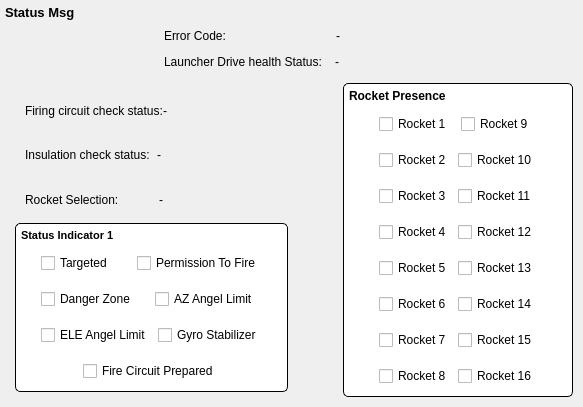
         <widget class="QFrame" name="B2500_Status_Msg">
          <property name="styleSheet">
           <string notr="true">#B2500_Status_Msg { 
border: 2px solid black; 
border-radius: 5px; 
background-color: white; 
}</string>
          </property>
          <layout class="QGridLayout" name="gridLayout_2">
           <property name="leftMargin">
            <number>5</number>
           </property>
           <property name="topMargin">
            <number>5</number>
           </property>
           <property name="rightMargin">
            <number>5</number>
           </property>
           <property name="bottomMargin">
            <number>5</number>
           </property>
           <item row="1" column="0">
            <layout class="QHBoxLayout" name="horizontalLayout_12">
             <property name="leftMargin">
              <number>5</number>
             </property>
             <property name="topMargin">
              <number>0</number>
             </property>
             <property name="rightMargin">
              <number>5</number>
             </property>
             <property name="bottomMargin">
              <number>0</number>
             </property>
             <item>
              <spacer name="horizontalSpacer">
               <property name="orientation">
                <enum>Qt::Horizontal</enum>
               </property>
               <property name="sizeHint" stdset="0">
                <size>
                 <width>40</width>
                 <height>20</height>
                </size>
               </property>
              </spacer>
             </item>
             <item>
              <widget class="QLabel" name="label_18">
               <property name="text">
                <string>Error Code:                               </string>
               </property>
              </widget>
             </item>
             <item>
              <widget class="QLabel" name="label_19">
               <property name="text">
                <string>-                        </string>
               </property>
              </widget>
             </item>
             <item>
              <spacer name="horizontalSpacer_2">
               <property name="orientation">
                <enum>Qt::Horizontal</enum>
               </property>
               <property name="sizeHint" stdset="0">
                <size>
                 <width>40</width>
                 <height>20</height>
                </size>
               </property>
              </spacer>
             </item>
            </layout>
           </item>
           <item row="2" column="0">
            <layout class="QHBoxLayout" name="horizontalLayout_13">
             <property name="leftMargin">
              <number>5</number>
             </property>
             <property name="topMargin">
              <number>0</number>
             </property>
             <property name="rightMargin">
              <number>5</number>
             </property>
             <property name="bottomMargin">
              <number>0</number>
             </property>
             <item>
              <spacer name="horizontalSpacer_3">
               <property name="orientation">
                <enum>Qt::Horizontal</enum>
               </property>
               <property name="sizeHint" stdset="0">
                <size>
                 <width>40</width>
                 <height>20</height>
                </size>
               </property>
              </spacer>
             </item>
             <item>
              <widget class="QLabel" name="label_20">
               <property name="text">
                <string>Launcher Drive health Status:  </string>
               </property>
              </widget>
             </item>
             <item>
              <widget class="QLabel" name="label_21">
               <property name="text">
                <string>-                        </string>
               </property>
              </widget>
             </item>
             <item>
              <spacer name="horizontalSpacer_4">
               <property name="orientation">
                <enum>Qt::Horizontal</enum>
               </property>
               <property name="sizeHint" stdset="0">
                <size>
                 <width>40</width>
                 <height>20</height>
                </size>
               </property>
              </spacer>
             </item>
            </layout>
           </item>
           <item row="0" column="0">
            <widget class="QLabel" name="label_17">
             <property name="font">
              <font>
               <pointsize>10</pointsize>
               <weight>75</weight>
               <bold>true</bold>
              </font>
             </property>
             <property name="text">
              <string>Status Msg</string>
             </property>
            </widget>
           </item>
           <item row="3" column="0">
            <layout class="QHBoxLayout" name="horizontalLayout_14">
             <property name="spacing">
              <number>50</number>
             </property>
             <property name="leftMargin">
              <number>5</number>
             </property>
             <property name="topMargin">
              <number>5</number>
             </property>
             <property name="rightMargin">
              <number>5</number>
             </property>
             <property name="bottomMargin">
              <number>5</number>
             </property>
             <item>
              <layout class="QVBoxLayout" name="verticalLayout_16">
               <property name="spacing">
                <number>1</number>
               </property>
               <property name="leftMargin">
                <number>5</number>
               </property>
               <property name="topMargin">
                <number>5</number>
               </property>
               <property name="rightMargin">
                <number>5</number>
               </property>
               <property name="bottomMargin">
                <number>5</number>
               </property>
               <item>
                <layout class="QVBoxLayout" name="verticalLayout_17">
                 <property name="spacing">
                  <number>0</number>
                 </property>
                 <property name="leftMargin">
                  <number>5</number>
                 </property>
                 <property name="topMargin">
                  <number>0</number>
                 </property>
                 <property name="rightMargin">
                  <number>5</number>
                 </property>
                 <property name="bottomMargin">
                  <number>0</number>
                 </property>
                 <item>
                  <layout class="QHBoxLayout" name="horizontalLayout_26">
                   <property name="leftMargin">
                    <number>5</number>
                   </property>
                   <property name="topMargin">
                    <number>0</number>
                   </property>
                   <property name="rightMargin">
                    <number>5</number>
                   </property>
                   <property name="bottomMargin">
                    <number>0</number>
                   </property>
                   <item>
                    <widget class="QLabel" name="label_24">
                     <property name="text">
                      <string>Firing circuit check status:</string>
                     </property>
                    </widget>
                   </item>
                   <item>
                    <widget class="QLabel" name="label_23">
                     <property name="text">
                      <string>-</string>
                     </property>
                    </widget>
                   </item>
                  </layout>
                 </item>
                 <item>
                  <layout class="QHBoxLayout" name="horizontalLayout_25">
                   <property name="leftMargin">
                    <number>5</number>
                   </property>
                   <property name="topMargin">
                    <number>0</number>
                   </property>
                   <property name="rightMargin">
                    <number>5</number>
                   </property>
                   <property name="bottomMargin">
                    <number>0</number>
                   </property>
                   <item>
                    <widget class="QLabel" name="label_26">
                     <property name="text">
                      <string>Insulation check status:  </string>
                     </property>
                    </widget>
                   </item>
                   <item>
                    <widget class="QLabel" name="label_25">
                     <property name="text">
                      <string>-</string>
                     </property>
                    </widget>
                   </item>
                  </layout>
                 </item>
                 <item>
                  <layout class="QHBoxLayout" name="horizontalLayout_24">
                   <property name="leftMargin">
                    <number>5</number>
                   </property>
                   <property name="topMargin">
                    <number>0</number>
                   </property>
                   <property name="rightMargin">
                    <number>5</number>
                   </property>
                   <property name="bottomMargin">
                    <number>0</number>
                   </property>
                   <item>
                    <widget class="QLabel" name="label_28">
                     <property name="text">
                      <string>Rocket Selection:            </string>
                     </property>
                    </widget>
                   </item>
                   <item>
                    <widget class="QLabel" name="label_27">
                     <property name="text">
                      <string>-</string>
                     </property>
                    </widget>
                   </item>
                  </layout>
                 </item>
                </layout>
               </item>
               <item>
                <widget class="QFrame" name="B2500_Status_Indicator_1">
                 <property name="styleSheet">
                  <string notr="true">#B2500_Status_Indicator_1 {
 border: 1px solid black; 
border-radius: 5px; 
background-color: white; }</string>
                 </property>
                 <layout class="QVBoxLayout" name="verticalLayout_7">
                  <property name="leftMargin">
                   <number>5</number>
                  </property>
                  <property name="topMargin">
                   <number>5</number>
                  </property>
                  <property name="rightMargin">
                   <number>5</number>
                  </property>
                  <property name="bottomMargin">
                   <number>5</number>
                  </property>
                  <item>
                   <widget class="QLabel" name="label_29">
                    <property name="font">
                     <font>
                      <pointsize>8</pointsize>
                      <weight>75</weight>
                      <bold>true</bold>
                     </font>
                    </property>
                    <property name="text">
                     <string>Status Indicator 1</string>
                    </property>
                   </widget>
                  </item>
                  <item>
                   <layout class="QHBoxLayout" name="horizontalLayout_27">
                    <property name="leftMargin">
                     <number>20</number>
                    </property>
                    <property name="topMargin">
                     <number>5</number>
                    </property>
                    <property name="rightMargin">
                     <number>20</number>
                    </property>
                    <property name="bottomMargin">
                     <number>5</number>
                    </property>
                    <item>
                     <widget class="QCheckBox" name="checkBox_18">
                      <property name="text">
                       <string>Targeted</string>
                      </property>
                     </widget>
                    </item>
                    <item>
                     <widget class="QCheckBox" name="checkBox_17">
                      <property name="text">
                       <string>Permission To Fire</string>
                      </property>
                     </widget>
                    </item>
                   </layout>
                  </item>
                  <item>
                   <layout class="QHBoxLayout" name="horizontalLayout_28">
                    <property name="leftMargin">
                     <number>20</number>
                    </property>
                    <property name="topMargin">
                     <number>5</number>
                    </property>
                    <property name="rightMargin">
                     <number>20</number>
                    </property>
                    <property name="bottomMargin">
                     <number>5</number>
                    </property>
                    <item>
                     <widget class="QCheckBox" name="checkBox_20">
                      <property name="text">
                       <string>Danger Zone</string>
                      </property>
                     </widget>
                    </item>
                    <item>
                     <widget class="QCheckBox" name="checkBox_19">
                      <property name="text">
                       <string>AZ Angel Limit</string>
                      </property>
                     </widget>
                    </item>
                   </layout>
                  </item>
                  <item>
                   <layout class="QHBoxLayout" name="horizontalLayout_29">
                    <property name="leftMargin">
                     <number>20</number>
                    </property>
                    <property name="topMargin">
                     <number>5</number>
                    </property>
                    <property name="rightMargin">
                     <number>20</number>
                    </property>
                    <property name="bottomMargin">
                     <number>5</number>
                    </property>
                    <item>
                     <widget class="QCheckBox" name="checkBox_22">
                      <property name="text">
                       <string>ELE Angel Limit</string>
                      </property>
                     </widget>
                    </item>
                    <item>
                     <widget class="QCheckBox" name="checkBox_21">
                      <property name="text">
                       <string>Gyro Stabilizer</string>
                      </property>
                     </widget>
                    </item>
                   </layout>
                  </item>
                  <item>
                   <layout class="QHBoxLayout" name="horizontalLayout_30">
                    <property name="leftMargin">
                     <number>5</number>
                    </property>
                    <property name="topMargin">
                     <number>5</number>
                    </property>
                    <property name="rightMargin">
                     <number>5</number>
                    </property>
                    <property name="bottomMargin">
                     <number>5</number>
                    </property>
                    <item alignment="Qt::AlignHCenter">
                     <widget class="QCheckBox" name="checkBox_23">
                      <property name="text">
                       <string>Fire Circuit Prepared</string>
                      </property>
                     </widget>
                    </item>
                   </layout>
                  </item>
                 </layout>
                </widget>
               </item>
              </layout>
             </item>
             <item>
              <widget class="QFrame" name="B2500_Rocket_Presence">
               <property name="styleSheet">
                <string notr="true">#B2500_Rocket_Presence { 
border: 1px solid black; 
border-radius: 5px; 
background-color: white; 
}</string>
               </property>
               <layout class="QVBoxLayout" name="verticalLayout_15">
                <property name="leftMargin">
                 <number>5</number>
                </property>
                <property name="topMargin">
                 <number>5</number>
                </property>
                <property name="rightMargin">
                 <number>5</number>
                </property>
                <property name="bottomMargin">
                 <number>5</number>
                </property>
                <item>
                 <widget class="QLabel" name="label_22">
                  <property name="font">
                   <font>
                    <weight>75</weight>
                    <bold>true</bold>
                   </font>
                  </property>
                  <property name="text">
                   <string>Rocket Presence</string>
                  </property>
                 </widget>
                </item>
                <item>
                 <layout class="QHBoxLayout" name="horizontalLayout_15">
                  <property name="leftMargin">
                   <number>30</number>
                  </property>
                  <property name="topMargin">
                   <number>5</number>
                  </property>
                  <property name="rightMargin">
                   <number>30</number>
                  </property>
                  <property name="bottomMargin">
                   <number>5</number>
                  </property>
                  <item>
                   <widget class="QCheckBox" name="checkBox">
                    <property name="text">
                     <string>Rocket 1</string>
                    </property>
                   </widget>
                  </item>
                  <item>
                   <widget class="QCheckBox" name="checkBox_2">
                    <property name="text">
                     <string>Rocket 9</string>
                    </property>
                   </widget>
                  </item>
                 </layout>
                </item>
                <item>
                 <layout class="QHBoxLayout" name="horizontalLayout_16">
                  <property name="leftMargin">
                   <number>30</number>
                  </property>
                  <property name="topMargin">
                   <number>5</number>
                  </property>
                  <property name="rightMargin">
                   <number>30</number>
                  </property>
                  <property name="bottomMargin">
                   <number>5</number>
                  </property>
                  <item>
                   <widget class="QCheckBox" name="checkBox_4">
                    <property name="text">
                     <string>Rocket 2</string>
                    </property>
                   </widget>
                  </item>
                  <item>
                   <widget class="QCheckBox" name="checkBox_3">
                    <property name="text">
                     <string>Rocket 10</string>
                    </property>
                   </widget>
                  </item>
                 </layout>
                </item>
                <item>
                 <layout class="QHBoxLayout" name="horizontalLayout_17">
                  <property name="leftMargin">
                   <number>30</number>
                  </property>
                  <property name="topMargin">
                   <number>5</number>
                  </property>
                  <property name="rightMargin">
                   <number>30</number>
                  </property>
                  <property name="bottomMargin">
                   <number>5</number>
                  </property>
                  <item>
                   <widget class="QCheckBox" name="checkBox_6">
                    <property name="text">
                     <string>Rocket 3</string>
                    </property>
                   </widget>
                  </item>
                  <item>
                   <widget class="QCheckBox" name="checkBox_5">
                    <property name="text">
                     <string>Rocket 11</string>
                    </property>
                   </widget>
                  </item>
                 </layout>
                </item>
                <item>
                 <layout class="QHBoxLayout" name="horizontalLayout_18">
                  <property name="leftMargin">
                   <number>30</number>
                  </property>
                  <property name="topMargin">
                   <number>5</number>
                  </property>
                  <property name="rightMargin">
                   <number>30</number>
                  </property>
                  <property name="bottomMargin">
                   <number>5</number>
                  </property>
                  <item>
                   <widget class="QCheckBox" name="checkBox_16">
                    <property name="text">
                     <string>Rocket 4</string>
                    </property>
                   </widget>
                  </item>
                  <item>
                   <widget class="QCheckBox" name="checkBox_7">
                    <property name="text">
                     <string>Rocket 12</string>
                    </property>
                   </widget>
                  </item>
                 </layout>
                </item>
                <item>
                 <layout class="QHBoxLayout" name="horizontalLayout_19">
                  <property name="leftMargin">
                   <number>30</number>
                  </property>
                  <property name="topMargin">
                   <number>5</number>
                  </property>
                  <property name="rightMargin">
                   <number>30</number>
                  </property>
                  <property name="bottomMargin">
                   <number>5</number>
                  </property>
                  <item>
                   <widget class="QCheckBox" name="checkBox_9">
                    <property name="text">
                     <string>Rocket 5</string>
                    </property>
                   </widget>
                  </item>
                  <item>
                   <widget class="QCheckBox" name="checkBox_8">
                    <property name="text">
                     <string>Rocket 13</string>
                    </property>
                   </widget>
                  </item>
                 </layout>
                </item>
                <item>
                 <layout class="QHBoxLayout" name="horizontalLayout_21">
                  <property name="leftMargin">
                   <number>30</number>
                  </property>
                  <property name="topMargin">
                   <number>5</number>
                  </property>
                  <property name="rightMargin">
                   <number>30</number>
                  </property>
                  <property name="bottomMargin">
                   <number>5</number>
                  </property>
                  <item>
                   <widget class="QCheckBox" name="checkBox_11">
                    <property name="text">
                     <string>Rocket 6</string>
                    </property>
                   </widget>
                  </item>
                  <item>
                   <widget class="QCheckBox" name="checkBox_10">
                    <property name="text">
                     <string>Rocket 14</string>
                    </property>
                   </widget>
                  </item>
                 </layout>
                </item>
                <item>
                 <layout class="QHBoxLayout" name="horizontalLayout_22">
                  <property name="leftMargin">
                   <number>30</number>
                  </property>
                  <property name="topMargin">
                   <number>5</number>
                  </property>
                  <property name="rightMargin">
                   <number>30</number>
                  </property>
                  <property name="bottomMargin">
                   <number>5</number>
                  </property>
                  <item>
                   <widget class="QCheckBox" name="checkBox_13">
                    <property name="text">
                     <string>Rocket 7</string>
                    </property>
                   </widget>
                  </item>
                  <item>
                   <widget class="QCheckBox" name="checkBox_12">
                    <property name="text">
                     <string>Rocket 15</string>
                    </property>
                   </widget>
                  </item>
                 </layout>
                </item>
                <item>
                 <layout class="QHBoxLayout" name="horizontalLayout_23">
                  <property name="leftMargin">
                   <number>30</number>
                  </property>
                  <property name="topMargin">
                   <number>5</number>
                  </property>
                  <property name="rightMargin">
                   <number>30</number>
                  </property>
                  <property name="bottomMargin">
                   <number>5</number>
                  </property>
                  <item>
                   <widget class="QCheckBox" name="checkBox_14">
                    <property name="text">
                     <string>Rocket 8</string>
                    </property>
                   </widget>
                  </item>
                  <item>
                   <widget class="QCheckBox" name="checkBox_15">
                    <property name="text">
                     <string>Rocket 16</string>
                    </property>
                   </widget>
                  </item>
                 </layout>
                </item>
               </layout>
              </widget>
             </item>
            </layout>
           </item>
          </layout>
         </widget>
